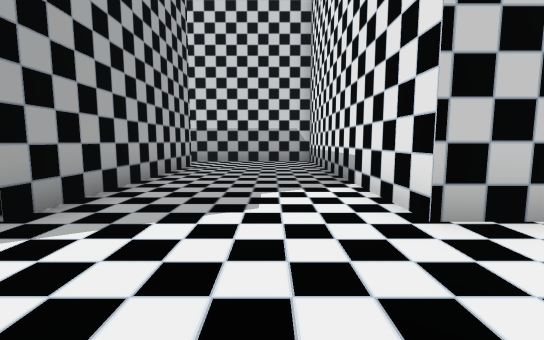
view 1 (above)

24 first-person views from a walk through a Unity game level. The camera is 1.5 m above the floor, tilts 6° down and sees 90° across. The floor is counted in squares, 2 m on a side. Each view is taken from the middle of a square. On the plan, view 1 faces up. The plan holds only what a view shows up to about 10 squares ahead; the rest is blank. The place goes on beyond the plan. The player character is not drawn. Door leaves are left out, so doorways stand open.

view 2
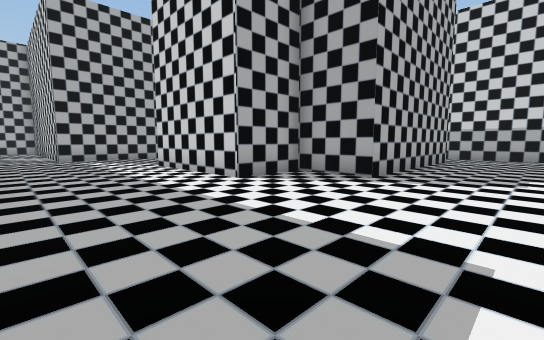

view 3
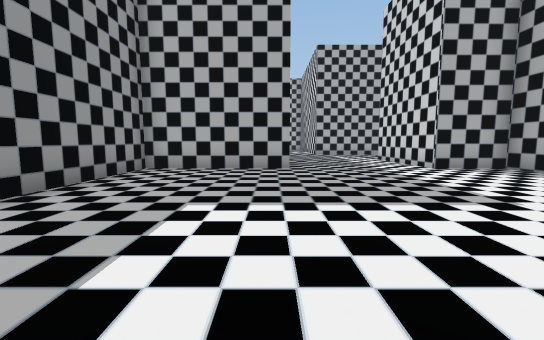

view 4
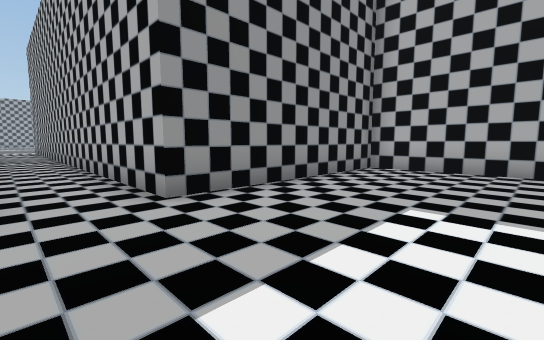

view 5
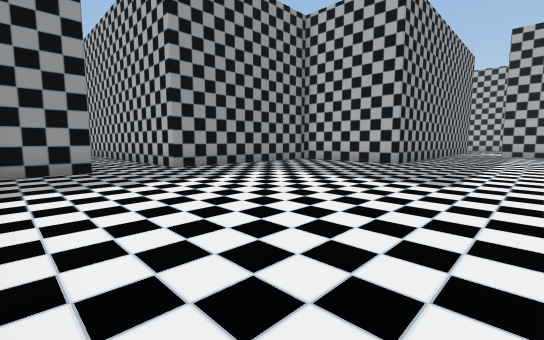

view 6
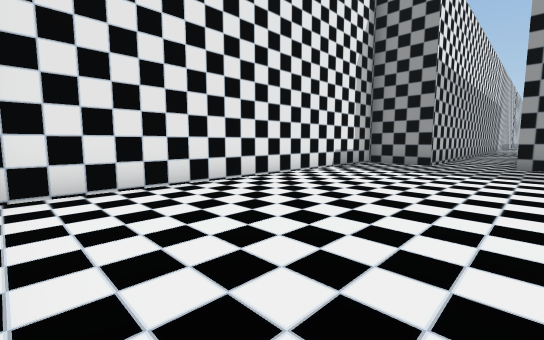

view 7
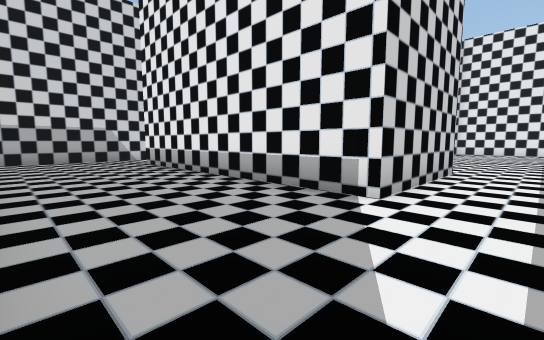

view 8
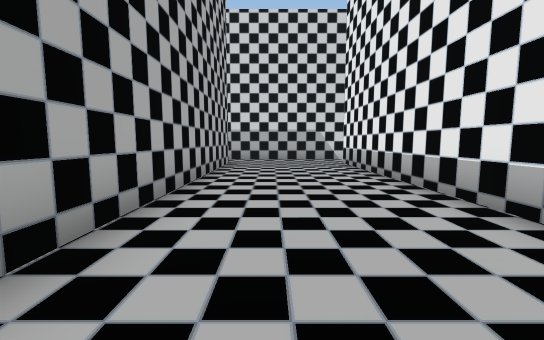

view 9
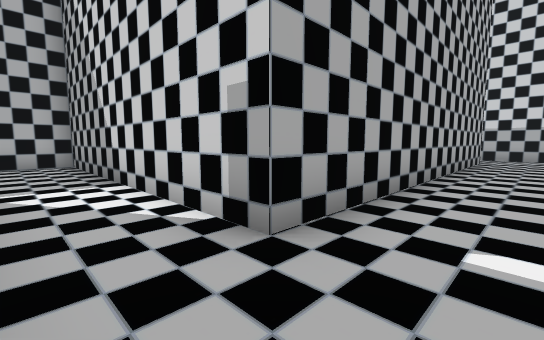

view 10
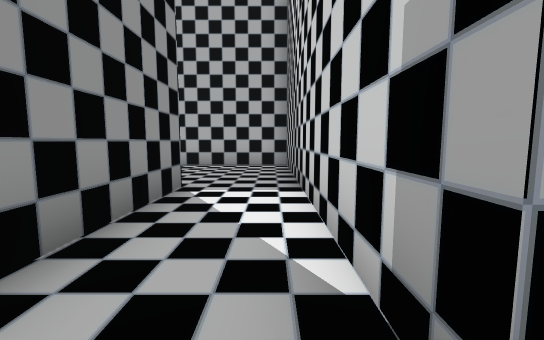

view 11
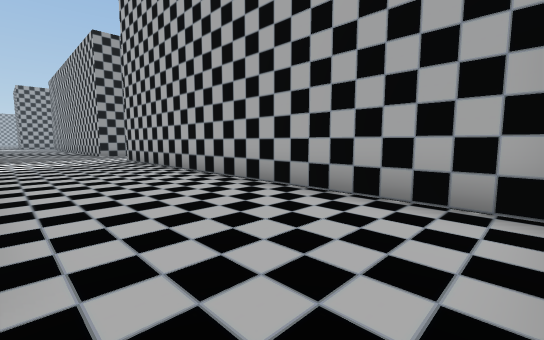

view 12
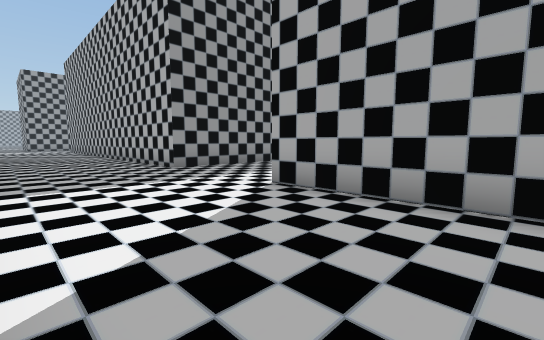

view 13
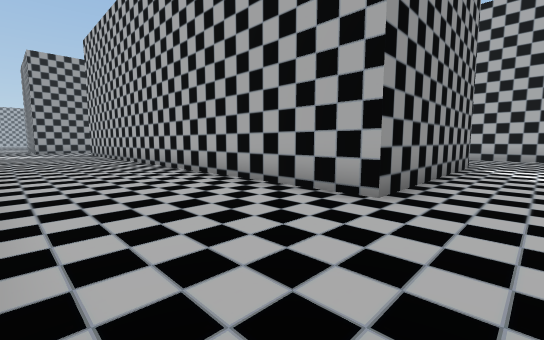

view 14
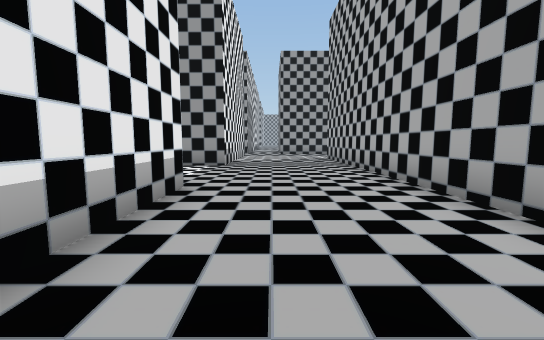

view 15
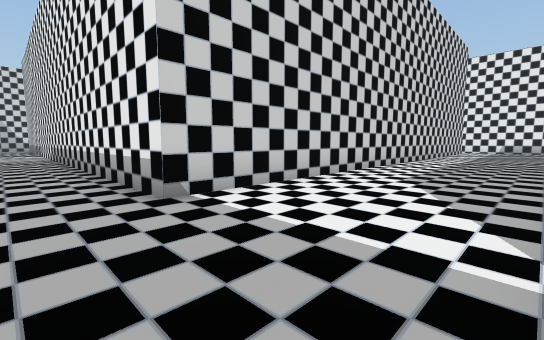

view 16
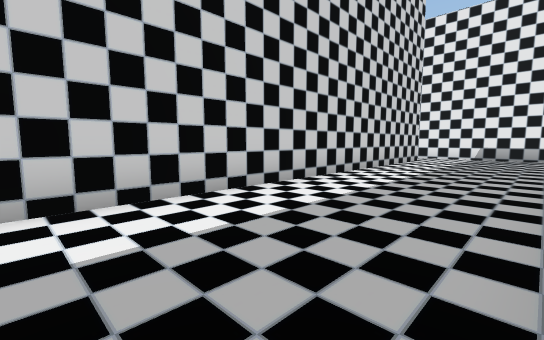

view 17
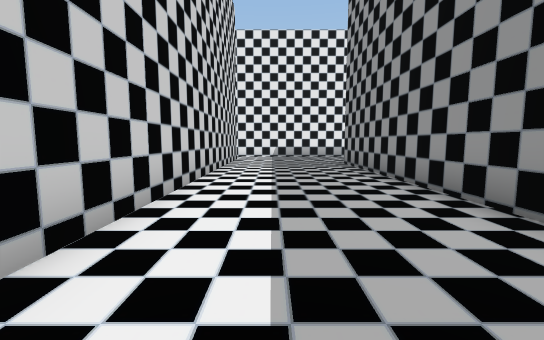

view 18
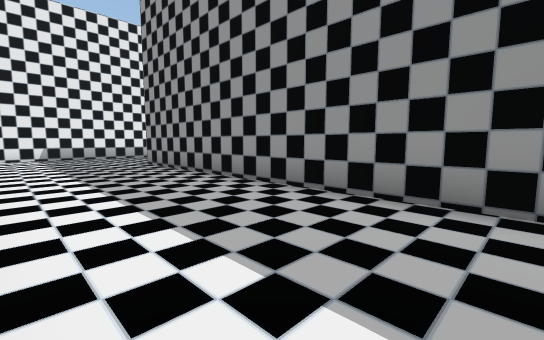

view 19
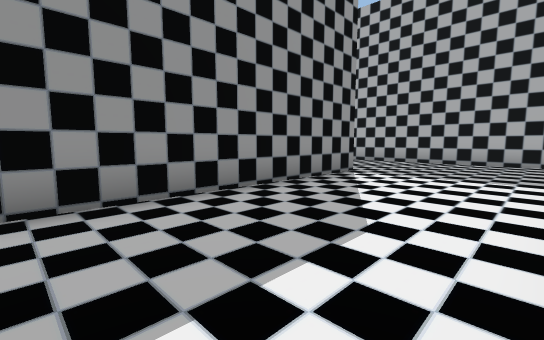

view 20
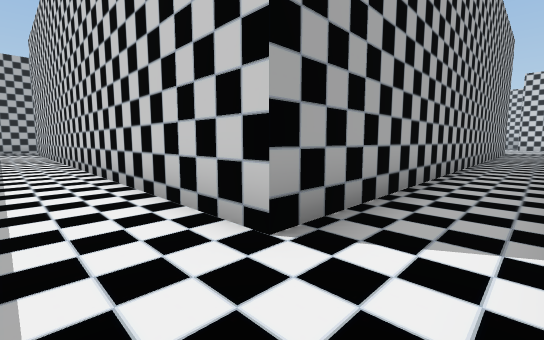

view 21
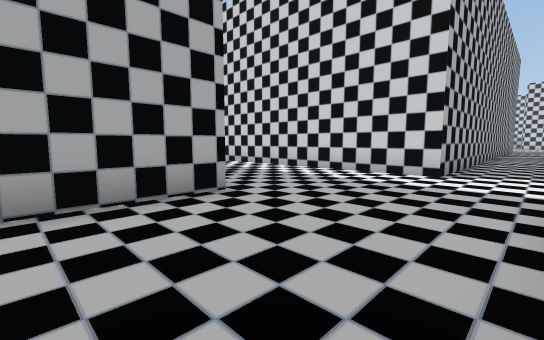

view 22
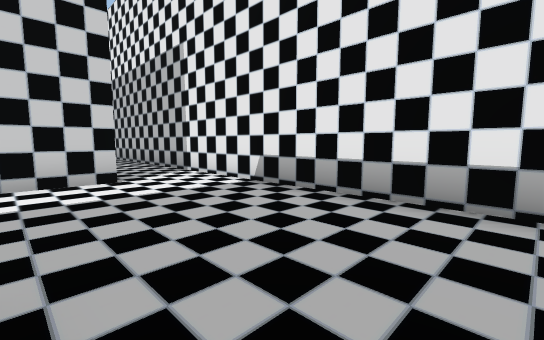

view 23
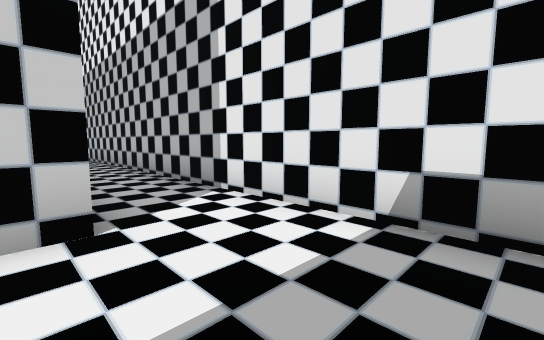

view 24
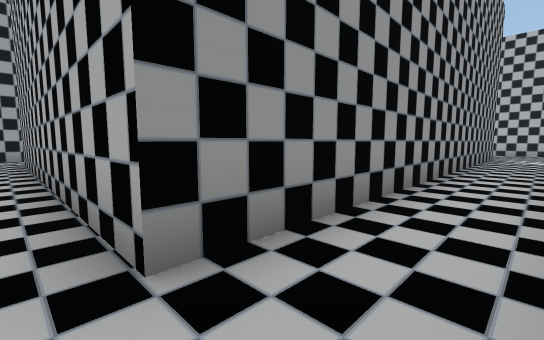

### Floor plan
Points are (right, up) in squares from view 1. A wall is a line through its corners. A room is listed if a view was taken in it or the views show most of it. See-through windows are left out.
Room 1 (views 1, 2, 3, 4, 5, 6, 7, 8, 9, 10, 11, 24)
walls: (-5.8, -3.5) (-4.5, -3.5) (-4.5, -7.5) (1.5, -7.5) (1.5, -25.5); (2.6, 2.5) (1.5, 2.5) (1.5, 9.9); (-2.5, 8.5) (-2.5, 2.5) (-4.5, 2.5) (-4.5, 0.5) (-8.5, 0.5) (-8.5, 8.5); (-9.2, 10.5) (-12, 10.5); (0, 10.5) (-0.8, 10.5); (-16.6, -3.5) (-12, -3.5); (3.5, -9.8) (3.5, -7.5) (5.5, -7.5) (5.5, 2.1); (-24.8, 8.5) (-12.5, 8.5) (-12.5, -1.5) (-17.5, -1.5); (3.5, -26.4) (3.5, -16.2)
ways out: opening at (-17.5, -2.5) to room 2; opening at (2.5, -26.5) to room 2
Room 2 (views 12, 13, 14, 15, 16, 17, 18, 19, 20, 21, 22, 23)
walls: (-16.5, -31) (-16.5, -29.5) (-0.5, -29.5) (-0.5, -32.1); (-26.5, -17.5) (-20.5, -17.5) (-20.5, -31); (1.5, -25.5) (-16.5, -25.5) (-16.5, -16.2); (-17.5, -1.5) (-20.5, -1.5) (-20.5, -13.6); (3.5, -31.1) (3.5, -26.4)
ways out: opening at (-17.5, -2.5) to room 1; opening at (2.5, -26.5) to room 1

Positions as (right, up) in squares from view 1, and headings:
1: (0, 0), facing up
2: (0, -3), facing up-left
3: (3, -4), facing left
4: (3, -4), facing down-left
5: (5, 0), facing down-left
6: (1, 2), facing down-right
7: (-12, -1), facing up-right
8: (-11, -1), facing up
9: (-11, -3), facing up-left
10: (-12, -2), facing left
11: (-17, -2), facing down-left
12: (-17, -10), facing down-left
13: (-17, -16), facing down-left
14: (-18, -21), facing down
15: (-18, -29), facing up-right
16: (-10, -29), facing up-right
17: (-10, -27), facing right
18: (-10, -26), facing down-right
19: (-10, -26), facing down-left
20: (3, -27), facing up-left
21: (3, -32), facing up-left
22: (0, -31), facing up-right
23: (1, -28), facing up-right
24: (-12, 10), facing down-left
